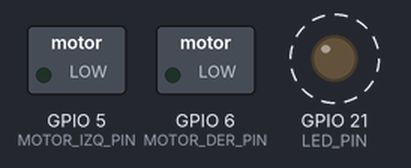
This program was run on a simulated Seeed XIAO ESP32-S3. On the bench: switched loads named in the program (green lamp = pin HIGH), output pins drawn as LEDs (lit = HIGH). Dashed ring = blinking. What the program prints to the serial monitor is not drawn.

Above: at 0.46 s.
Timing chart, 0 to 3.3 s (numbered marks = the images above):
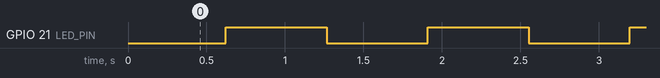

Measured:
- by itself, GPIO 21 (LED_PIN): alternates HIGH for 0.64 s and LOW for 0.64 s

The program:

main.cpp
```cpp
#include <Arduino.h>

// ==========================================
// CONFIGURACIÓN DE PINES (XIAO ESP32-S3)
// ==========================================
#define S1_RX_PIN D0
#define S1_TX_PIN D1
#define S2_RX_PIN D2
#define S2_TX_PIN D3

#define MOTOR_IZQ_PIN D4
#define MOTOR_DER_PIN D5

#define LED_PIN LED_BUILTIN

// ==========================================
// CONFIGURACIÓN GENERAL
// ==========================================
const int MUESTRAS = 1;
HardwareSerial SerialSensor2(2);

// PWM por hardware (LEDC)
const int PWM_FREQ = 5000;
const int PWM_RES = 8;
const int PWM_CH_IZQ = 0;
const int PWM_CH_DER = 1;

// Variables de suavizado
float pwmSuaveIzq = 0.0;
float pwmSuaveDer = 0.0;
const float FACTOR_SUAVIZADO = 0.75;

// Variables LED de estado
unsigned long ultimoParpadeo = 0;
bool estadoLed = false;

// ==========================================
// FUNCIONES AUXILIARES
// ==========================================
void ordenarArray(float arr[], int n) {
  for (int i = 0; i < n - 1; i++) {
    for (int j = 0; j < n - i - 1; j++) {
      if (arr[j] > arr[j + 1]) {
        float temp = arr[j];
        arr[j] = arr[j + 1];
        arr[j + 1] = temp;
      }
    }
  }
}

float medirDistanciaSensor(HardwareSerial &puertoSerial)
{
    while (puertoSerial.available())
    {
        puertoSerial.read();
    }

    puertoSerial.write(0x55);

    delay(80);   // Más tiempo para que el US-100 procese mejor

    if (puertoSerial.available() >= 2)
    {
        uint8_t alta = puertoSerial.read();
        uint8_t baja = puertoSerial.read();

        int distancia_mm = (alta << 8) | baja;
        float distancia_cm = distancia_mm / 10.0;

        if (distancia_cm >= 2.0 && distancia_cm <= 450.0)
        {
            return distancia_cm;
        }
    }

    return -1.0;
}

// ==========================================
// INTENSIDAD SEGÚN DISTANCIA
// ==========================================
int calcularIntensidadRecomendada(float distancia) {

  if (distancia == -1.0) {
    return 0;
  }

  // Solo detectar obstáculos entre 20 cm y 180 cm
  if (distancia < 20.0 || distancia > 180.0) {
    return 0;
  }

  if (distancia < 80.0) {
    return 225;
  }

  if (distancia < 140.0) {
    return 175;
  }

  return 130;
}

// ==========================================
// SETUP
// ==========================================
void setup() {

  Serial.begin(115200);
  delay(300);

  // LED de estado
  pinMode(LED_PIN, OUTPUT);
  digitalWrite(LED_PIN, LOW);

  // Sensores UART
  Serial1.begin(9600, SERIAL_8N1, S1_RX_PIN, S1_TX_PIN);
  SerialSensor2.begin(9600, SERIAL_8N1, S2_RX_PIN, S2_TX_PIN);

  // Motores
  pinMode(MOTOR_IZQ_PIN, OUTPUT);
  pinMode(MOTOR_DER_PIN, OUTPUT);

  // PWM
  ledcSetup(PWM_CH_IZQ, PWM_FREQ, PWM_RES);
  ledcSetup(PWM_CH_DER, PWM_FREQ, PWM_RES);

  ledcAttachPin(MOTOR_IZQ_PIN, PWM_CH_IZQ);
  ledcAttachPin(MOTOR_DER_PIN, PWM_CH_DER);

  ledcWrite(PWM_CH_IZQ, 0);
  ledcWrite(PWM_CH_DER, 0);

  Serial.println("=== SISTEMA INICIADO ===");
}

// ==========================================
// LOOP
// ==========================================
void loop() {

  unsigned long inicioLoop = millis();

  // Parpadeo LED cada 500 ms
  if (millis() - ultimoParpadeo >= 500) {
    ultimoParpadeo = millis();
    estadoLed = !estadoLed;
    digitalWrite(LED_PIN, estadoLed);
  }

  float distIzq = medirDistanciaSensor(Serial1);
  float distDer = medirDistanciaSensor(SerialSensor2);

  int pwmObjetivoIzq = calcularIntensidadRecomendada(distIzq);
  int pwmObjetivoDer = calcularIntensidadRecomendada(distDer);

  // Apagado inmediato cuando no hay obstáculo
  if (pwmObjetivoIzq == 0) {
    pwmSuaveIzq = 0;
  } else {
    pwmSuaveIzq += FACTOR_SUAVIZADO * (pwmObjetivoIzq - pwmSuaveIzq);
  }

  if (pwmObjetivoDer == 0) {
    pwmSuaveDer = 0;
  } else {
    pwmSuaveDer += FACTOR_SUAVIZADO * (pwmObjetivoDer - pwmSuaveDer);
  }

  ledcWrite(PWM_CH_IZQ, (int)pwmSuaveIzq);
  ledcWrite(PWM_CH_DER, (int)pwmSuaveDer);

  // Monitor serie
  Serial.print("IZQ: ");
  Serial.print(distIzq);
  Serial.print(" cm | PWM: ");
  Serial.print((int)pwmSuaveIzq);

  Serial.print(" || DER: ");
  Serial.print(distDer);
  Serial.print(" cm | PWM: ");
  Serial.println((int)pwmSuaveDer);

  // Ajuste para quedar cerca de 12 registros por segundo
  unsigned long tiempoLoop = millis() - inicioLoop;
  if (tiempoLoop < 83) {
    delay(83 - tiempoLoop);
  }
}
```
